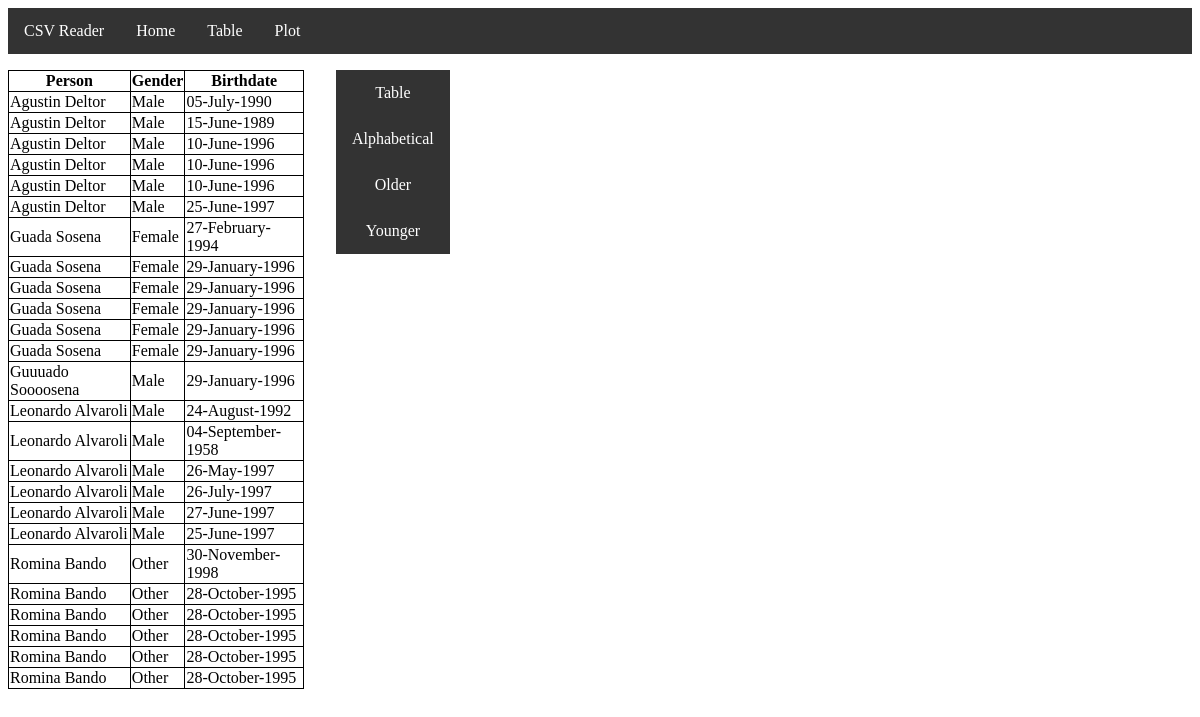
The app's page /alphabetical, older data.
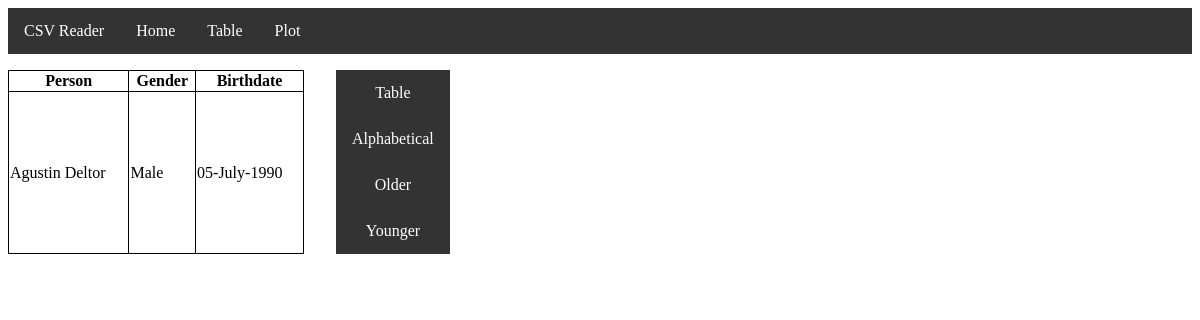
The same page, newer data.
### gview/models.py (models this page shows)
class Person(models.Model):
    name = models.CharField(max_length=128)
    birthdate = models.DateTimeField()
    created_at = models.DateTimeField(auto_now_add=True)
    updated_at = models.DateTimeField(auto_now=True)
    class Gender(models.TextChoices):
        MALE = 'M', _('Male')
        FEMALE = 'F', _('Female')
        OTHER = 'O', _('Other')
    gender = models.CharField(max_length=1, choices= Gender.choices)
    def __str__(self):
        return self.name
    def getGender(self):
        return Person.Gender(self.gender).label
    def getBirthdate(self):
        return self.birthdate.strftime("%d-%B-%Y")

### gview/views.py (the view)
# urls.py: path('alphabetical', views.Alphabetically.as_view(), name='alphabetical'),
class Alphabetically(View):
    def get(self, request):
        names = Person.objects.order_by('name')
        return render(request, 'alphabetical.html', {'names': names})

### templates/alphabetical.html (shortened to what this page needs)
{% load static %}
{% include 'navbar.html' %}
<html>
<head>
</head>
    <font size="2" face="Tahoma" >
    <div class="upper">
        <table border="1"; width="25%";>
            <thead>
                <th>Person</th>
                <th>Gender</th>
                <th>Birthdate</th>
            </thead>
            {% for k in names  %}
            <tr>
                <td>{{k}}</td>
                <td>{{k.getGender}}</td>
                <td>{{k.getBirthdate}}</td>
            </tr>
            {% endfor %}
        </table>
        <div class="botones">
            <a class="form-submit-button" href="table">Table</a>
            <a href="alphabetical">Alphabetical</a>
            <a href="older">Older</a>
            <a href="younger">Younger</a>
        </div>
    </div>
    </font>
</html>

Row changes from the older to the newer data that the page shows:
removed Person: name "Agustin Deltor", getGender "Male", getBirthdate "15-June-1989"
removed Person: name "Agustin Deltor", getGender "Male", getBirthdate "10-June-1996"
removed Person: name "Agustin Deltor", getGender "Male", getBirthdate "10-June-1996"
removed Person: name "Agustin Deltor", getGender "Male", getBirthdate "10-June-1996"
removed Person: name "Agustin Deltor", getGender "Male", getBirthdate "25-June-1997"
removed Person: name "Guada Sosena", getGender "Female", getBirthdate "27-February-1994"
removed Person: name "Guada Sosena", getGender "Female", getBirthdate "29-January-1996"
removed Person: name "Guada Sosena", getGender "Female", getBirthdate "29-January-1996"
removed Person: name "Guada Sosena", getGender "Female", getBirthdate "29-January-1996"
removed Person: name "Guada Sosena", getGender "Female", getBirthdate "29-January-1996"
removed Person: name "Guada Sosena", getGender "Female", getBirthdate "29-January-1996"
removed Person: name "Guuuado Soooosena", getGender "Male", getBirthdate "29-January-1996"
removed Person: name "Leonardo Alvaroli", getGender "Male", getBirthdate "24-August-1992"
removed Person: name "Leonardo Alvaroli", getGender "Male", getBirthdate "04-September-1958"
removed Person: name "Leonardo Alvaroli", getGender "Male", getBirthdate "26-May-1997"
removed Person: name "Leonardo Alvaroli", getGender "Male", getBirthdate "26-July-1997"
removed Person: name "Leonardo Alvaroli", getGender "Male", getBirthdate "27-June-1997"
removed Person: name "Leonardo Alvaroli", getGender "Male", getBirthdate "25-June-1997"
removed Person: name "Romina Bando", getGender "Other", getBirthdate "30-November-1998"
removed Person: name "Romina Bando", getGender "Other", getBirthdate "28-October-1995"
removed Person: name "Romina Bando", getGender "Other", getBirthdate "28-October-1995"
removed Person: name "Romina Bando", getGender "Other", getBirthdate "28-October-1995"
removed Person: name "Romina Bando", getGender "Other", getBirthdate "28-October-1995"
removed Person: name "Romina Bando", getGender "Other", getBirthdate "28-October-1995"
